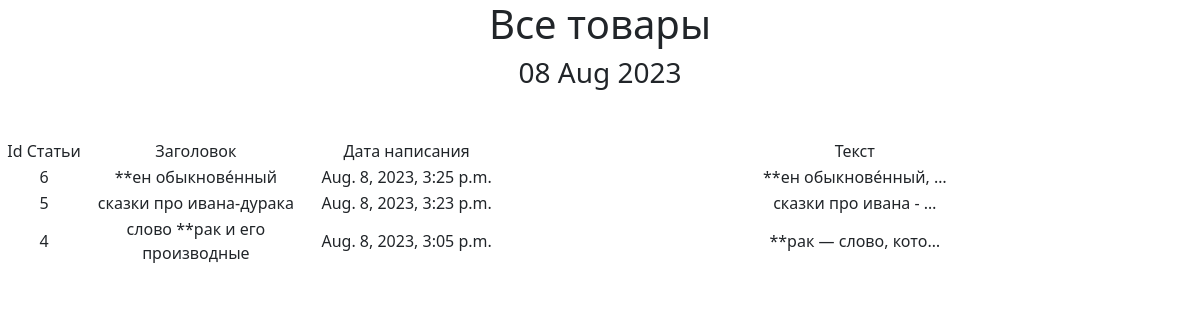
Page /news/ on the committed database.
### shablon/models.py (models this page shows, shortened)
class ListNews(models.Model):
    name_st = models.CharField(max_length=300, unique=True)
    text_st = models.TextField()
    data_cr_st = models.DateTimeField(auto_now_add=True)

### shablon/views.py (the view)
# urls.py: path('news/', Article.as_view()),
class Article(ListView):
    model = ListNews
    ordering = '-data_cr_st'
    template_name = 'main.html'
    context_object_name = 'news'
    def get_context_data(self, **kwargs):
        context = super().get_context_data(**kwargs)
        context['time_now'] = datetime.utcnow()
        return context

### shablon/templatetags/custom_filters.py (called while the page is built)
@register.filter()
def change_querry(value):
    if isinstance(value, str):
        text = []
        text1 = value.split(" ")
        for i in text1:
            g = i.lower()
            if g.isalpha():
                if g in cens:
                    g = "**" + g[2:]
            elif g[:-1] in cens:
                g = "**" + g[2:]
            text.append(g)
        return " ".join(text)
    else:
        raise ValueError("Ошибка! Введите строковое значение")

### shablon/templates/main.html (shortened to what this page needs)
{% extends 'default.html' %}
{% load custom_filters %}
{% block body %}
<h1 style="text-align: center;">Все товары</h1><h3 style="text-align: center;">{{ time_now|date:"d M Y"}}</h3>
<p>&nbsp</p>
        <table>
            <tbody>
                   <tr>
                       <td style="width: 100px; text-align: center;">Id Статьи</td>
                       <td style="width: 250px; text-align: center;">Заголовок</td>
                       <td style="width: 250px; text-align: center;">Дата написания</td>
                       <td style="width: 900px; text-align: center;">Текст</td>
                   </tr>
            {% for i in news %}
                    <tr>
                        <td style="text-align: center">{{ i.id}}</td>
                        <td style="text-align: center">{{ i.name_st|change_querry}}</td>
                        <td style="text-align: center">{{ i.data_cr_st}}</td>
                        <td style="text-align: center">{{ i.text_st|change_querry|truncatechars:20}}</td>
                    </tr>
                {% endfor %}
            </tbody>
        </table>
{% endblock %}

### shablon/templates/default.html (shortened to what this page needs)
<!DOCTYPE html>
{% load static %}
<html lang="en">
<head>
    <link rel="stylesheet" href="{% static "css/styles.css" %}" />
</head>
<body>
{% block body %}
{% endblock %}
</body>
</html>

### rows in the picture
ListNews: id "6", name_st|change_querry "**ен обыкнове́нный", data_cr_st "Aug. 8, 2023, 3:25 p.m.", text_st|change_querry "**ен обыкнове́нный, …"
ListNews: id "5", name_st|change_querry "сказки про ивана-дурака", data_cr_st "Aug. 8, 2023, 3:23 p.m.", text_st|change_querry "сказки про ивана - …"
ListNews: id "4", name_st|change_querry "слово **рак и его производные", data_cr_st "Aug. 8, 2023, 3:05 p.m.", text_st|change_querry "**рак — слово, кото…"

### other values in the picture
{{ time_now|date:"d M Y" }} "08 Aug 2023"
